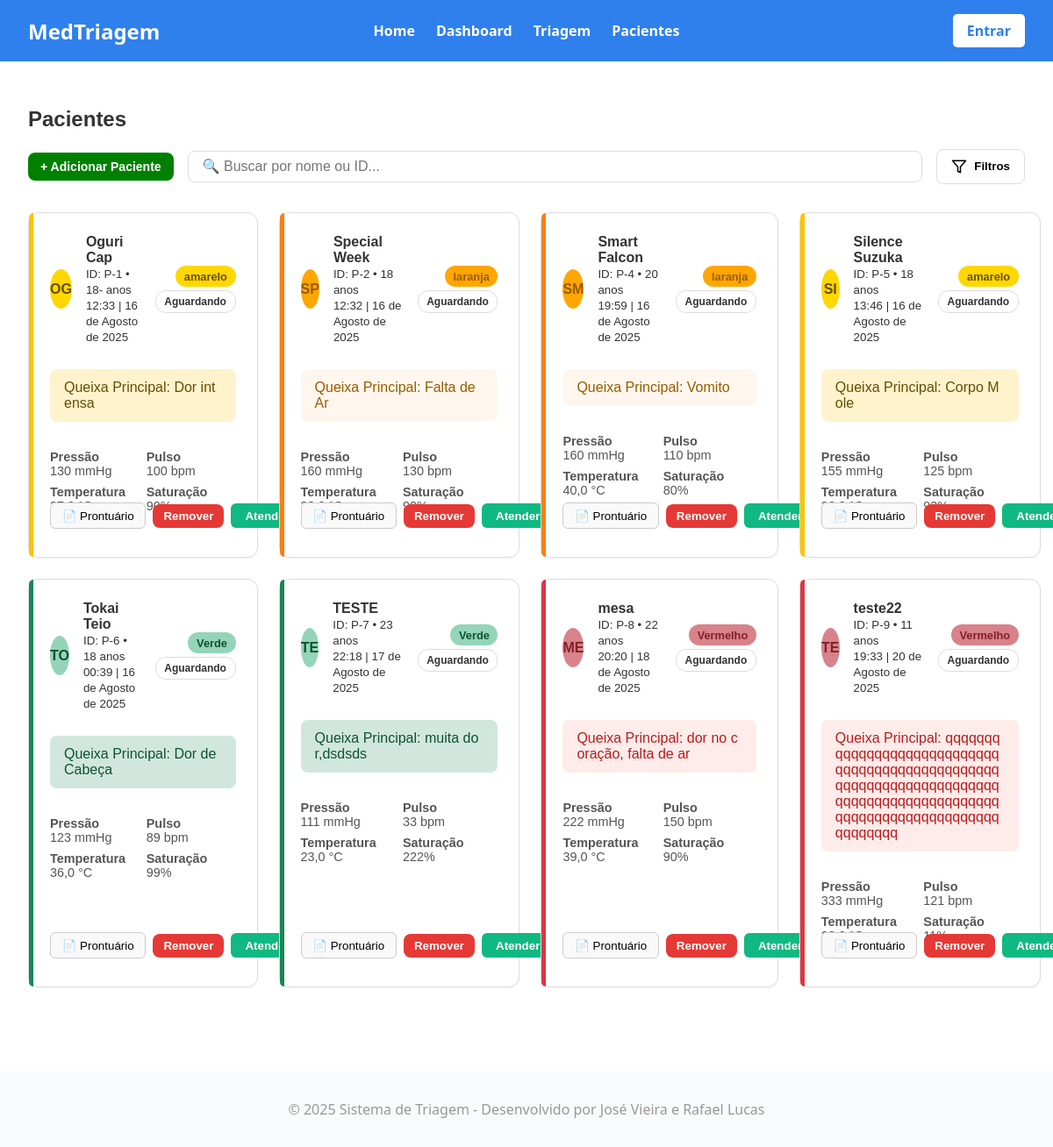
The app's page /master/listar/ with its own data.
### triagem/models.py (models this page shows, shortened)
class Paciente(models.Model):
    Sexualidade = [
        ('Masculino', 'Masculino'),
        ('Feminino', 'Feminino'),
    ]
    Convenios = [
        ('SUS', 'SUS'),
        ('Unimed', 'Unimed'),
        ('Hapvida', 'Hapvida'),
        ('Amil', 'Amil'),
        ('Bradesco Saude', 'Bradesco Saude'),
    ]
    Status = [
        ('Aguardando', 'Aguardando'),
        ('Em atendimento', 'Em atendimento'),
        ('Concluido', 'Concluido'),
    ]
    Sintomas = [
        ('Dor_Toracica', 'Dor Torácica / Aperto no Peito'),
        ('Falta_de_Ar', 'Falta de Ar / Dificuldade para Respirar'),
        ('Alteracao_Neurologica_Grave', 'Alteração de Consciência / Convulsão / Confusão'),
        ('Sangramento_Ativo', 'Sangramento Ativo / Vômito ou Fezes com Sangue'),
        ('Febre', 'Febre / Calafrios'),
        ('Dor_de_Cabeca', 'Dor de Cabeça'),
        ('Tontura_MalEstar', 'Tontura / Fraqueza / Mal-estar Geral'),
        ('Sintomas_Respiratorios_Leves', 'Tosse / Espirros / Dor de Garganta'),
        ('Dor_Abdominal', 'Dor Abdominal / Cólica'),
        ('Sintomas_Gastrointestinais', 'Náusea / Vômito / Diarreia'),
        ('Lesao_Trauma', 'Lesão / Trauma / Queda Recente'),
        ('Dor_Locomotora', 'Dor Muscular / Articular / Lombar'),
        ('Reacao_Alergica_Pele', 'Reação Alérgica / Erupção na Pele / Inchaço'),
        ('Queixa_Urinaria', 'Queixa Urinária (Dor ao urinar / Sangue na urina)'),
        ('Outro', 'Outro'),
    ]
    Risco = [
        ('Vermelho', 'Emergência'),
        ('Laranja', 'Muito Urgente'),
        ('Amarelo', 'Urgente'),
        ('Verde', 'Pouco Urgente'),
        ('Azul', 'Não Urgente'),
    ]
    Profissionais = [
        ('Clinica Medica', 'Clinica Medica'),
        ('Ortopedia', 'Ortopedia'),
        ('Pediatria', 'Pediatria'),
        ('Cardiologia', 'Cardiologia'),
        ('Neurologia', 'Neurologia'),
    ]
    nome = models.CharField(max_length=100)
    idade = models.CharField(max_length=3)
    sexo = models.CharField(choices=Sexualidade, max_length=50)
    cpf = models.CharField(max_length=11)
    convenio = models.CharField(choices=Convenios, max_length=50)
    hora_chegada = models.TimeField(blank=True, null=True)
    temperatura = models.FloatField(max_length=3)
    pressaoArterial = models.CharField(max_length=3)
    pulso = models.CharField(max_length=3)
    frequenciaRespiratoria = models.CharField(max_length=3)
    saturacao = models.CharField(max_length=3)
    glicemia = models.CharField(max_length=3)
    dor = models.IntegerField(validators=[MinValueValidator(0), MaxValueValidator(10)])
    queixa = models.CharField(max_length=1000)
    inicio_sintomas = models.DateField(blank=True, null=True)
    sintomas_associados = models.CharField(choices=Sintomas, max_length=50)
    observacoes = models.CharField(blank=True, null=True, max_length=1000)
    classificacao = models.CharField(choices=Risco, max_length=50,blank=True, null=True)
    justificativa = models.CharField(max_length=200,blank=True, null=True)
    encaminhamento = models.CharField(choices=Profissionais, max_length=50,blank=True, null=True)
    status = models.CharField(max_length=20, choices=Status, default='Aguardando',blank=True, null=True)

### triagem/views.py (the view)
# urls.py: path('listar/', list_view, name='listar'),
def list_view(request):
    pacientes = Paciente.objects.all()
    status_contagem = Counter(p.status for p in pacientes)
    return render(request, 'site/listar.html', {
        'pacientes': pacientes,
        'status_contagem': status_contagem
    })

### triagem/templates/site/listar.html (shortened to what this page needs)
{% load static %}
<!DOCTYPE html>
<html lang="pt-br">
<head>
    <link rel="stylesheet" href="{% static 'front/css/base.css' %}?v=3">
    <link rel="stylesheet" href="{% static 'front/css/listar.css' %}?v=4">
</head>
<body>
    <header>
        <h1><a href="{% url 'hosp:index' %}">MedTriagem</a></h1>
        <nav class="menu-links">
            <a href="{% url 'hosp:index' %}">Home</a>
            <a href="{% url 'hosp:dashboard' %}">Dashboard</a>
            <a href="{% url 'hosp:criar' %}">Triagem</a>
            <a href="{% url 'hosp:listar' %}">Pacientes</a>
        </nav>
        <div class="entrar">
            <a href="{% url 'hosp:listar' %}" class="btn-entrar">Entrar</a>
        </div>
    </header>
    <main class="pacientes-container">
        <h2>Pacientes</h2>
        <div class="filtros-container">
            <div class="filtros-principal">
                <a href="{% url 'hosp:criar' %}">
                    <button class="btn-adicionar">+ Adicionar Paciente</button>
                </a>
                <input type="text" id="busca-input" placeholder="🔍 Buscar por nome ou ID..." class="busca-input">
                <button class="btn-filtros" id="toggle-filtros">
                    <svg width="18" height="18" viewBox="0 0 24 24" fill="none" stroke="currentColor" stroke-width="2" stroke-linecap="round" stroke-linejoin="round"><path d="M22 3H2l8 9.46V19l4 2v-8.54L22 3z"></path></svg>
                    Filtros
                </button>
            </div>
        </div>
        <div class="cards-pacientes">
            {% for paciente in pacientes %}
            <div class="card-paciente {{ paciente.classificacao|lower }}" data-cor="{{ paciente.classificacao|lower }}" data-status="{{ paciente.status|default:'Aguardando' }}">
                <div class="card-topo">
                    <div class="bolinha {{ paciente.classificacao|lower }}">{{ paciente.nome|slice:":2"|upper }}</div>
                    <div class="card-info">
                        <strong>{{ paciente.nome }}</strong>
                        <br>
                        <small>ID: P-{{ paciente.id }} • {{ paciente.idade }} anos</small>
                        <br>
                        <small>{{ paciente.hora_chegada }} | {{paciente.inicio_sintomas}}</small>
                    </div>
                    <div class="topo-direita">
                        <span class="tag {{ paciente.classificacao|lower }}">{{ paciente.classificacao }}</span>
                        <span class="status-paciente">{{ paciente.status|default:'Aguardando' }}</span>
                    </div>
                </div>
                <p class="queixa">Queixa Principal: {{ paciente.queixa }}</p>
                <div class="detalhes">
                    <div><b>Pressão</b><br>{{ paciente.pressaoArterial }} mmHg</div>
                    <div><b>Pulso</b><br>{{ paciente.pulso }} bpm</div>
                    <div><b>Temperatura</b><br>{{ paciente.temperatura }} °C</div>
                    <div><b>Saturação</b><br>{{ paciente.saturacao }}%</div>
                </div>
                <div class="card-actions">
                    <a href="{% url 'hosp:mostrar' paciente.id %}"><button class="btn-prontuario">📄 Prontuário</button></a>
                    <a href="{% url 'hosp:deletar' paciente.id %}" onclick="return confirm('Tem certeza que deseja remover este paciente?')"><button class="btn-remover">Remover</button></a>
                    <button class="btn-atender" data-id="{{ paciente.id }}">Atender</button>
                </div>
            </div>
             {% empty %}
                <p style="grid-column: 1 / -1; text-align: center; color: #777;">
                    Nenhum paciente encontrado no banco de dados.
                </p>
            {% endfor %}
        </div>
    </main>
    <footer>
        <p>© 2025 Sistema de Triagem - Desenvolvido por José Vieira e Rafael Lucas</p>
    </footer>
</body>
</html>

### triagem/static/front/css/base.css (style rules this page uses)
body { margin: 0; font-family: 'Segoe UI', Tahoma, Geneva, Verdana, sans-serif; background-color: #ffffff; color: #333; }
header { background-color: #2f80ed; color: white; padding: 1rem 2rem; display: grid; grid-template-columns: 1fr 1fr 1fr; align-items: center; position:relative; }
header a { text-decoration: none; color: inherit; }
header h1 { margin: 0; font-size: 1.5rem; grid-column: 1; }
main { background-color: #ffffff; }
.menu-links { display:flex; justify-content: center; gap: 1.5em; grid-column: 2; }
.menu-links a { color: white; text-decoration: none; font-weight: bold; transition: opacity 0.2s; }
.entrar { grid-column: 3; display: flex; justify-content: flex-end; }
.btn-entrar { background-color: white; color: #2f80ed; padding: 0.5rem 1rem; border-radius: 5px; text-decoration: none; font-weight: bold; transition: background-color 0.2s, color 0.2s; }
footer { text-align: center; color: #999; margin-top: 4rem; padding: 1rem; background-color: #f9fafb; }

### records on screen
Paciente: nome "OG", nome "Oguri Cap", id "1", idade "18-", hora_chegada "12:33", inicio_sintomas "16 de Agosto de 2025", classificacao "amarelo", status "Aguardando", queixa "Dor intensa", pressaoArterial "130", pulso "100", saturacao "90"
Paciente: nome "SP", nome "Special Week", id "2", idade "18", hora_chegada "12:32", inicio_sintomas "16 de Agosto de 2025", classificacao "laranja", status "Aguardando", queixa "Falta de Ar", pressaoArterial "160", pulso "130"
Paciente: nome "SM", nome "Smart Falcon", id "4", idade "20", hora_chegada "19:59", inicio_sintomas "16 de Agosto de 2025", classificacao "laranja", status "Aguardando", queixa "Vomito", pressaoArterial "160", pulso "110", temperatura "40,0", saturacao "80"
Paciente: nome "SI", nome "Silence Suzuka", id "5", idade "18", hora_chegada "13:46", inicio_sintomas "16 de Agosto de 2025", classificacao "amarelo", status "Aguardando", queixa "Corpo Mole", pressaoArterial "155", pulso "125"
Paciente: nome "TO", nome "Tokai Teio", id "6", idade "18", hora_chegada "00:39", inicio_sintomas "16 de Agosto de 2025", classificacao "Verde", status "Aguardando", queixa "Dor de Cabeça", pressaoArterial "123", pulso "89", temperatura "36,0", saturacao "99"
Paciente: nome "TE", nome "TESTE", id "7", idade "23", hora_chegada "22:18", inicio_sintomas "17 de Agosto de 2025", classificacao "Verde", status "Aguardando", queixa "muita dor,dsdsds", pressaoArterial "111", pulso "33", temperatura "23,0", saturacao "222"
Paciente: nome "ME", nome "mesa", id "8", idade "22", hora_chegada "20:20", inicio_sintomas "18 de Agosto de 2025", classificacao "Vermelho", status "Aguardando", queixa "dor no coração, falta de ar", pressaoArterial "222", pulso "150", temperatura "39,0", saturacao "90"
Paciente: nome "TE", nome "teste22", id "9", idade "11", hora_chegada "19:33", inicio_sintomas "20 de Agosto de 2025", classificacao "Vermelho", status "Aguardando", queixa "qqqqqqqqqqqqqqqqqqqqqqqqqqqqqqqqqqqqqqqqqqqqqqqqqqqqqqqqqqqqqqqqqqqqqqqqqqqqqqqqqqqqqqqqqqqqqqqqqqqqqqqqqqqqqqqqqqqqqqqq", pressaoArterial "333", pulso "121"
